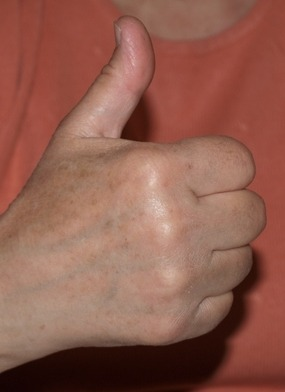
#> input picture original_images/cropped/1_P_hgr1_id04_1.JPG, 285 x 392 px, found by its file name
$ python test.py
#> lines starting #> are read from the running program, lines starting #| are printed output that depends on the picture; after the words box and inside, x2 and y2 are one past the last pixel; in counts of white or black regions, pixels touching at a corner belong together
import cv2
import numpy as np


class HandPreprocessingFromImage:
    def __init__(self, image_path, output_size=256):
        self.image_path = image_path
        self.output_size = output_size

        self.kernel_open = np.ones((3, 3), np.uint8)
        self.kernel_close = np.ones((7, 7), np.uint8)

    def load_image(self):
        image = cv2.imread(self.image_path)
        if image is None:
            raise FileNotFoundError(f"Nie udało się wczytać obrazu: {self.image_path}")
        return image

    def skin_segmentation(self, image):
        """
        Segmentacja skóry na podstawie koloru:
        - YCrCb
        - HSV
        - połączenie masek
        """
        ycrcb = cv2.cvtColor(image, cv2.COLOR_BGR2YCrCb)
        hsv = cv2.cvtColor(image, cv2.COLOR_BGR2HSV)

        # Zakresy skóry w YCrCb
        lower_ycrcb = np.array([0, 145, 90], dtype=np.uint8)
        upper_ycrcb = np.array([255, 170, 120], dtype=np.uint8)

        mask_ycrcb = cv2.inRange(ycrcb, lower_ycrcb, upper_ycrcb)

        # Zakresy skóry w HSV

        lower_hsv = np.array([0, 15, 70], dtype=np.uint8)
        upper_hsv = np.array([17, 170, 255], dtype=np.uint8)
        mask_hsv = cv2.inRange(hsv, lower_hsv, upper_hsv)

        # Połączenie obu masek
        skin_mask = cv2.bitwise_and(mask_ycrcb, mask_hsv)

        return mask_ycrcb, mask_hsv, skin_mask

    def clean_mask(self, mask):
        """
        Czyszczenie maski:
        - median blur
        - open
        - close
        """
        mask = cv2.medianBlur(mask, 5)
        mask = cv2.morphologyEx(mask, cv2.MORPH_OPEN, self.kernel_open, iterations=2)
        mask = cv2.morphologyEx(mask, cv2.MORPH_CLOSE, self.kernel_close, iterations=2)
        return mask

    def extract_largest_contour(self, mask):
        contours, _ = cv2.findContours(mask, cv2.RETR_EXTERNAL, cv2.CHAIN_APPROX_SIMPLE)

        filtered = np.zeros_like(mask)
        for c in contours:
            if cv2.contourArea(c) > 5000:  # zwiększ próg
                cv2.drawContours(filtered, [c], -1, 255, -1)

        mask = filtered

        if not contours:
            return None, np.zeros_like(mask)

        largest = max(contours, key=cv2.contourArea)

        if cv2.contourArea(largest) < 1000:
            return None, np.zeros_like(mask)

        hand_mask = np.zeros_like(mask)
        cv2.drawContours(hand_mask, [largest], -1, 255, thickness=cv2.FILLED)

        # Jeszcze jedno domknięcie po narysowaniu obiektu
        hand_mask = cv2.morphologyEx(
            hand_mask, cv2.MORPH_CLOSE, self.kernel_close, iterations=2
        )

        return largest, hand_mask

    def normalize_hand(self, image, hand_mask, contour):
        if contour is None:
            empty_img = np.zeros(
                (self.output_size, self.output_size, 3), dtype=np.uint8
            )
            empty_mask = np.zeros((self.output_size, self.output_size), dtype=np.uint8)
            return empty_img, empty_mask

        x, y, w, h = cv2.boundingRect(contour)

        margin = 10
        x1 = max(x - margin, 0)
        y1 = max(y - margin, 0)
        x2 = min(x + w + margin, image.shape[1])
        y2 = min(y + h + margin, image.shape[0])

        hand_crop = image[y1:y2, x1:x2]
        mask_crop = hand_mask[y1:y2, x1:x2]

        hand_only = cv2.bitwise_and(hand_crop, hand_crop, mask=mask_crop)

        crop_h, crop_w = mask_crop.shape
        scale = min(self.output_size / crop_w, self.output_size / crop_h)

        new_w = max(1, int(crop_w * scale))
        new_h = max(1, int(crop_h * scale))

        resized_img = cv2.resize(
            hand_only, (new_w, new_h), interpolation=cv2.INTER_AREA
        )
        resized_mask = cv2.resize(
            mask_crop, (new_w, new_h), interpolation=cv2.INTER_NEAREST
        )

        canvas_img = np.zeros((self.output_size, self.output_size, 3), dtype=np.uint8)
        canvas_mask = np.zeros((self.output_size, self.output_size), dtype=np.uint8)

        offset_x = (self.output_size - new_w) // 2
        offset_y = (self.output_size - new_h) // 2

        canvas_img[offset_y : offset_y + new_h, offset_x : offset_x + new_w] = (
            resized_img
        )
        canvas_mask[offset_y : offset_y + new_h, offset_x : offset_x + new_w] = (
            resized_mask
        )

        return canvas_img, canvas_mask

    def process(self):
        image = self.load_image()

        mask_ycrcb, mask_hsv, raw_skin_mask = self.skin_segmentation(image)
        cleaned_mask = self.clean_mask(raw_skin_mask)
        contour, hand_mask = self.extract_largest_contour(cleaned_mask)
        normalized_hand, normalized_mask = self.normalize_hand(
            image, hand_mask, contour
        )

        vis = image.copy()
        if contour is not None:
            cv2.drawContours(vis, [contour], -1, (0, 255, 0), 2)
            x, y, w, h = cv2.boundingRect(contour)
            cv2.rectangle(vis, (x, y), (x + w, y + h), (255, 0, 0), 2)

        return {
            "original": image,
            "mask_ycrcb": mask_ycrcb,
            "mask_hsv": mask_hsv,
            "raw_skin_mask": raw_skin_mask,
            "cleaned_mask": cleaned_mask,
            "hand_mask": hand_mask,
            "contour_view": vis,
            "normalized_hand": normalized_hand,
            "normalized_mask": normalized_mask,
        }


def main():
    image_path = r"cropped\1_P_hgr1_id04_1.jpg"

    processor = HandPreprocessingFromImage(image_path=image_path, output_size=256)

    try:
        results = processor.process()
#> in load_image, image is the input picture: shape (392, 285, 3); mean B, G, R 78.2, 92.5, 144
#> in skin_segmentation, `ycrcb = cv2.cvtColor(image, cv2.COLOR_BGR2YCrCb)`: ycrcb: shape (392, 285, 3); mean of channels 0, 1, 2 106.3, 155, 112.2
#> in skin_segmentation, `hsv = cv2.cvtColor(image, cv2.COLOR_BGR2HSV)`: hsv: shape (392, 285, 3); mean H, S, V 7, 126.7, 144
#> in skin_segmentation, `mask_ycrcb = cv2.inRange(ycrcb, lower_ycrcb, upper_ycrcb)`:
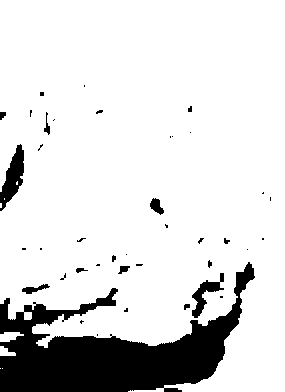
#> mask_ycrcb: shape (392, 285); 85.7% white; 40 black regions (26 under 20 px), largest, box (x1, y1, x2, y2) and area: (0, 262, 255, 392) 13932, (0, 144, 24, 211) 791, (192, 273, 224, 318) 471
#> in skin_segmentation, `mask_hsv = cv2.inRange(hsv, lower_hsv, upper_hsv)`: mask_hsv: shape (392, 285); 89.1% white; 13 black regions (11 under 20 px), largest, box (x1, y1, x2, y2) and area: (0, 248, 285, 392) 11217, (120, 95, 155, 142) 936
#> in skin_segmentation, `skin_mask = cv2.bitwise_and(mask_ycrcb, mask_hsv)`: skin_mask: shape (392, 285); 83.5% white; 52 black regions (37 under 20 px), largest, box (x1, y1, x2, y2) and area: (0, 248, 285, 392) 15440, (120, 95, 155, 142) 936, (0, 144, 24, 211) 791
#> in clean_mask, `mask = cv2.medianBlur(mask, 5)`: mask: shape (392, 285); 83.8% white; 18 black regions (9 under 20 px), largest, box (x1, y1, x2, y2) and area: (0, 250, 280, 392) 15900, (121, 96, 154, 142) 926, (0, 145, 24, 211) 804
#> in clean_mask, `mask = cv2.morphologyEx(mask, cv2.MORPH_OPEN, self.kernel_open, iterat..`: mask: shape (392, 285); 83.7% white; 18 black regions (9 under 20 px), largest, box (x1, y1, x2, y2) and area: (0, 250, 280, 392) 16017, (121, 96, 154, 142) 926, (0, 145, 24, 211) 818
#> in clean_mask, `mask = cv2.morphologyEx(mask, cv2.MORPH_CLOSE, self.kernel_close, iter..`:
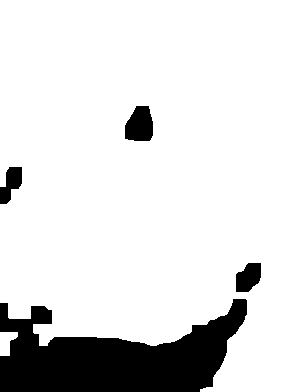
#> mask: shape (392, 285); 86.2% white; 4 black regions
#> in extract_largest_contour, `contours, _ = cv2.findContours(mask, cv2.RETR_EXTERNAL, cv2.CHAIN_APPR..`: contours = 2 contours; box (x1, y1, x2, y2) and area: (0, 0, 285, 392) 96595, (0, 332, 18, 356) 260
#> the loop in extract_largest_contour, `for c in contours:` made 2 passes
#> after the loop in extract_largest_contour, `for c in contours:`:
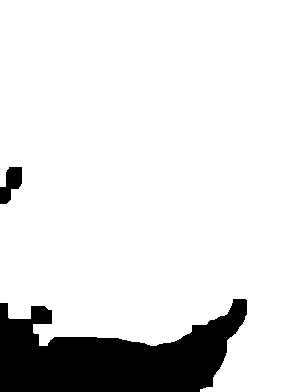
#> filtered: shape (392, 285); 87.2% white; 2 black regions, box (x1, y1, x2, y2) and area: (0, 299, 247, 392) 13827, (0, 167, 22, 204) 499
#> in extract_largest_contour, `largest = max(contours, key=cv2.contourArea)`: largest = contour of 166 points, box (x1, y1, x2, y2) (0, 0, 285, 392), area 96595
#> in process, `contour, hand_mask = self.extract_largest_contour(cleaned_mask)`: contour has the same summary as largest in extract_largest_contour
#> in normalize_hand, `x, y, w, h = cv2.boundingRect(contour)`: x = 0; w = 285; h = 392
#> in normalize_hand, `x1 = max(x - margin, 0)`: x1 = 0
#> in normalize_hand, `x2 = min(x + w + margin, image.shape[1])`: x2 = 285
#> in normalize_hand, `y2 = min(y + h + margin, image.shape[0])`: y2 = 392
#> in normalize_hand, `hand_only = cv2.bitwise_and(hand_crop, hand_crop, mask=mask_crop)`:
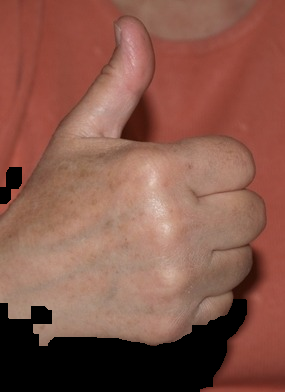
#> hand_only: shape (392, 285, 3); mean B, G, R 74.5, 87.8, 135.6
#> in normalize_hand, `resized_mask = cv2.resize( mask_crop, (new_w, new_h), interpolation=cv..`: resized_mask: shape (255, 186); 87.3% white; 2 black regions, box (x1, y1, x2, y2) and area: (0, 195, 162, 255) 5815, (0, 109, 15, 133) 225
#> in normalize_hand, `canvas_img[offset_y : offset_y + new_h, offset_x : offset_x + new_w] =..`:
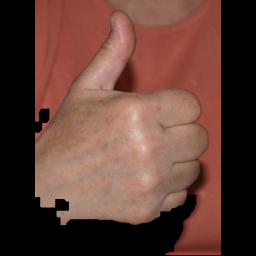
#> canvas_img: shape (256, 256, 3); mean B, G, R 53.9, 63.5, 98.2
#> in normalize_hand, `canvas_mask[offset_y : offset_y + new_h, offset_x : offset_x + new_w] ..`:
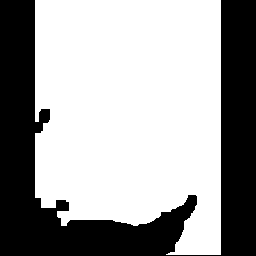
#> canvas_mask: shape (256, 256); 63.2% white; 1 black region, box (x1, y1, x2, y2) and area: (0, 0, 256, 256) 24146
#> in process, `x, y, w, h = cv2.boundingRect(contour)`: x = 0; w = 285; h = 392
#> in process, `cv2.rectangle(vis, (x, y), (x + w, y + h), (255, 0, 0), 2)`:
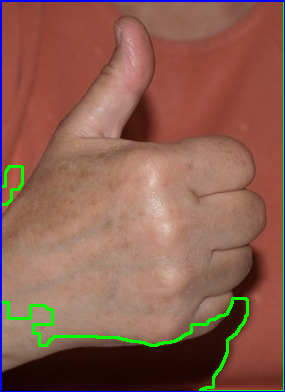
#> vis: shape (392, 285, 3); mean B, G, R 80.2, 94.7, 138.8
#> results = 9 items
    except Exception as e:
        print(f"Błąd: {e}")
        return

    cv2.imshow("1. Original", results["original"])
    cv2.imshow("2. Skin mask YCrCb", results["mask_ycrcb"])
    cv2.imshow("3. Skin mask HSV", results["mask_hsv"])
    cv2.imshow("4. Combined raw skin mask", results["raw_skin_mask"])
    cv2.imshow("5. Cleaned mask", results["cleaned_mask"])
    cv2.imshow("6. Hand mask", results["hand_mask"])
    cv2.imshow("7. Contour + bounding box", results["contour_view"])
    cv2.imshow("8. Normalized hand", results["normalized_hand"])
    cv2.imshow("9. Normalized mask", results["normalized_mask"])

    cv2.waitKey(0)
    cv2.destroyAllWindows()


if __name__ == "__main__":
    main()

$ run again, with original_images/cropped/1_P_hgr1_id01_1.jpg copied over original_images/cropped/1_P_hgr1_id04_1.JPG
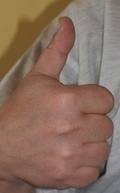
#> input picture original_images/cropped/1_P_hgr1_id01_1.jpg, 120 x 193 px, found by its file name
#> in load_image, image is the input picture: shape (193, 120, 3); mean B, G, R 93.9, 109.2, 136.7
#> ycrcb: shape (193, 120, 3); mean of channels 0, 1, 2 115.7, 143, 115.7
#> hsv: shape (193, 120, 3); mean H, S, V 18.8, 81.4, 137
#> in skin_segmentation, `mask_ycrcb = cv2.inRange(ycrcb, lower_ycrcb, upper_ycrcb)`:
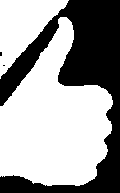
#> mask_ycrcb: shape (193, 120); 62% white; 3 black regions (2 under 20 px), largest, box (x1, y1, x2, y2) and area: (0, 0, 120, 193) 8781
#> mask_hsv: shape (193, 120); 66.9% white; 32 black regions (28 under 20 px), largest, box (x1, y1, x2, y2) and area: (37, 0, 120, 193) 4802, (0, 0, 73, 72) 2650, (70, 5, 85, 20) 110, (0, 70, 5, 77) 22
#> skin_mask: shape (193, 120); 51.2% white; 2 black regions (1 under 20 px), largest, box (x1, y1, x2, y2) and area: (0, 0, 120, 193) 11306
#> contours = 1 contour; box (x1, y1, x2, y2) and area: (0, 17, 113, 186) 11506
#> the loop in extract_largest_contour, `for c in contours:` made 1 pass
#> largest = contour of 165 points, box (x1, y1, x2, y2) (0, 17, 113, 186), area 11506
#> contour has the same summary as largest in extract_largest_contour
#> in normalize_hand, `x, y, w, h = cv2.boundingRect(contour)`: x = 0; y = 17; w = 113; h = 169
#> x1 = 0
#> y1 = 7
#> x2 = 120
#> y2 = 193
#> mask_crop: shape (186, 120); 52.6% white; 1 black region, box (x1, y1, x2, y2) and area: (0, 0, 120, 186) 10580
#> resized_mask: shape (256, 165); 52.7% white; 1 black region, box (x1, y1, x2, y2) and area: (0, 0, 165, 256) 19991
#> canvas_mask: shape (256, 256); 33.9% white; 1 white region, box (x1, y1, x2, y2) and area: (45, 14, 201, 247) 22249
#> in process, `x, y, w, h = cv2.boundingRect(contour)`: x = 0; y = 17; w = 113; h = 169
#> in process, `cv2.rectangle(vis, (x, y), (x + w, y + h), (255, 0, 0), 2)`:
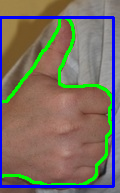
#> vis: shape (193, 120, 3); mean B, G, R 100.1, 111.4, 121.6
#> results = 9 items

$ run again, with original_images/cropped/1_P_hgr1_id06_2.JPG copied over original_images/cropped/1_P_hgr1_id04_1.JPG
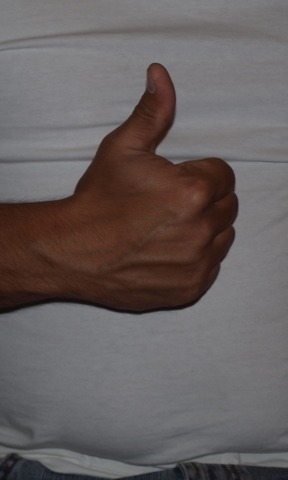
#> input picture original_images/cropped/1_P_hgr1_id06_2.JPG, 288 x 480 px, found by its file name
#> in load_image, image is the input picture: shape (480, 288, 3); mean B, G, R 94.6, 94.8, 102.4
#> ycrcb: shape (480, 288, 3); mean of channels 0, 1, 2 97, 131.8, 126.5
#> hsv: shape (480, 288, 3); mean H, S, V 92.6, 42.7, 104.6
#> mask_ycrcb: shape (480, 288); 10.7% white; 7 white regions (3 under 20 px), largest, box (x1, y1, x2, y2) and area: (0, 67, 210, 268) 13094, (144, 222, 210, 260) 1516, (192, 162, 220, 172) 165, (42, 282, 54, 289) 51
#> mask_hsv: shape (480, 288); 13.8% white; 95 white regions (80 under 20 px), largest, box (x1, y1, x2, y2) and area: (0, 63, 221, 275) 16716, (114, 270, 201, 286) 867, (74, 28, 161, 36) 331
#> skin_mask: shape (480, 288); 9.7% white; 27 white regions (22 under 20 px), largest, box (x1, y1, x2, y2) and area: (21, 67, 208, 268) 11367, (144, 222, 209, 260) 1511, (0, 232, 24, 260) 316, (194, 162, 216, 171) 107, (42, 282, 54, 289) 50
#> contours = 2 contours; box (x1, y1, x2, y2) and area: (29, 68, 213, 267) 13776, (0, 233, 24, 260) 314
#> the loop in extract_largest_contour, `for c in contours:` made 2 passes
#> after the loop in extract_largest_contour, `for c in contours:`:
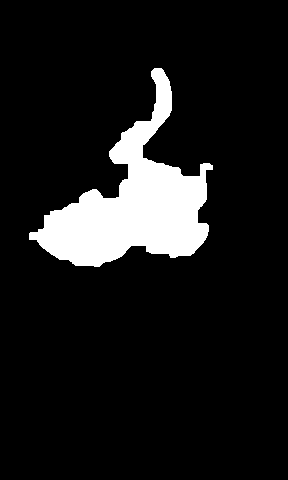
#> filtered: shape (480, 288); 10.2% white; 1 white region, box (x1, y1, x2, y2) and area: (29, 68, 213, 267) 14150
#> largest = contour of 245 points, box (x1, y1, x2, y2) (29, 68, 213, 267), area 13776
#> contour has the same summary as largest in extract_largest_contour
#> in normalize_hand, `x, y, w, h = cv2.boundingRect(contour)`: x = 29; y = 68; w = 184; h = 199
#> x1 = 19
#> y1 = 58
#> x2 = 223
#> y2 = 277
#> mask_crop: shape (219, 204); 31.7% white; 1 white region, box (x1, y1, x2, y2) and area: (10, 10, 194, 209) 14150
#> resized_mask: shape (256, 238); 31.7% white; 1 white region, box (x1, y1, x2, y2) and area: (12, 12, 227, 245) 19321
#> canvas_mask: shape (256, 256); 29.5% white; 1 white region, box (x1, y1, x2, y2) and area: (21, 12, 236, 245) 19321
#> in process, `x, y, w, h = cv2.boundingRect(contour)`: x = 29; y = 68; w = 184; h = 199
#> in process, `cv2.rectangle(vis, (x, y), (x + w, y + h), (255, 0, 0), 2)`:
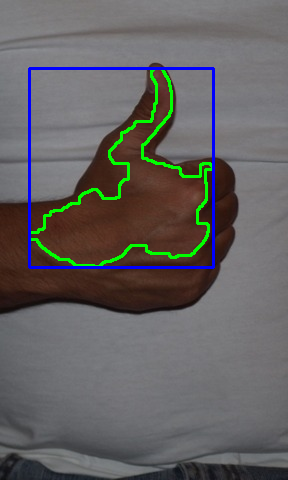
#> vis: shape (480, 288, 3); mean B, G, R 96.9, 97.4, 99.4
#> results = 9 items

$ run again, with original_images/cropped/1_P_hgr1_id11_3.JPG copied over original_images/cropped/1_P_hgr1_id04_1.JPG
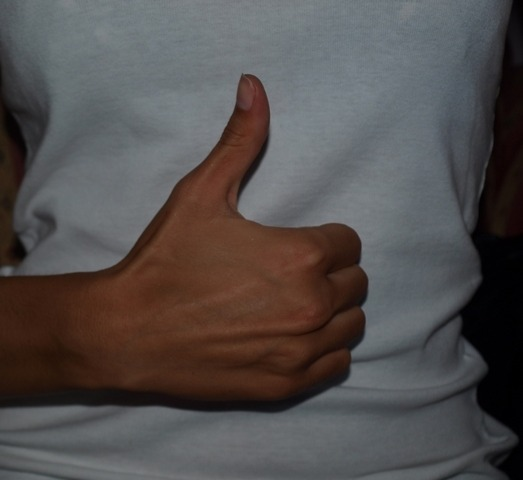
#> input picture original_images/cropped/1_P_hgr1_id11_3.JPG, 523 x 480 px, found by its file name
#> in load_image, image is the input picture: shape (480, 523, 3); mean B, G, R 77.3, 78.1, 82.8
#> ycrcb: shape (480, 523, 3); mean of channels 0, 1, 2 79.4, 130.4, 126.8
#> hsv: shape (480, 523, 3); mean H, S, V 78, 65.7, 89
#> mask_ycrcb: shape (480, 523); 13.9% white; 9 white regions (4 under 20 px), largest, box (x1, y1, x2, y2) and area: (64, 78, 326, 364) 33586, (212, 374, 293, 394) 944, (164, 368, 202, 384) 281, (136, 372, 160, 379) 144, (122, 368, 128, 374) 22
#> mask_hsv: shape (480, 523); 13.6% white; 93 white regions (80 under 20 px), largest, box (x1, y1, x2, y2) and area: (74, 74, 353, 384) 32354, (206, 372, 287, 388) 775, (332, 314, 351, 329) 141
#> skin_mask: shape (480, 523); 12.4% white; 47 white regions (41 under 20 px), largest, box (x1, y1, x2, y2) and area: (74, 78, 324, 364) 29794, (212, 374, 287, 388) 701, (164, 370, 200, 384) 249, (136, 372, 160, 379) 127, (80, 287, 86, 299) 28, (122, 368, 128, 374) 22
#> contours = 4 contours; box (x1, y1, x2, y2) and area: (76, 79, 324, 363) 31194, (215, 374, 281, 388) 622, (168, 371, 199, 383) 194, (138, 372, 154, 378) 73
#> the loop in extract_largest_contour, `for c in contours:` made 4 passes
#> largest = contour of 351 points, box (x1, y1, x2, y2) (76, 79, 324, 363), area 31194
#> contour has the same summary as largest in extract_largest_contour
#> in normalize_hand, `x, y, w, h = cv2.boundingRect(contour)`: x = 76; y = 79; w = 248; h = 284
#> x1 = 66
#> y1 = 69
#> x2 = 334
#> y2 = 373
#> mask_crop: shape (304, 268); 38.9% white; 1 white region, box (x1, y1, x2, y2) and area: (10, 10, 258, 294) 31666
#> resized_mask: shape (256, 225); 38.9% white; 1 white region, box (x1, y1, x2, y2) and area: (9, 9, 217, 248) 22393
#> canvas_mask: shape (256, 256); 34.2% white; 1 white region, box (x1, y1, x2, y2) and area: (24, 9, 232, 248) 22393
#> in process, `x, y, w, h = cv2.boundingRect(contour)`: x = 76; y = 79; w = 248; h = 284
#> in process, `cv2.rectangle(vis, (x, y), (x + w, y + h), (255, 0, 0), 2)`:
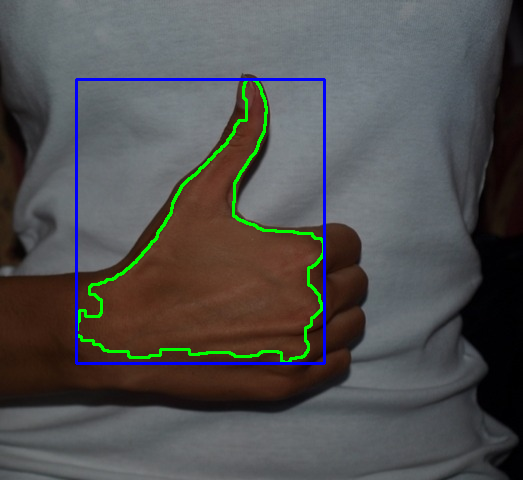
#> vis: shape (480, 523, 3); mean B, G, R 79.2, 79.9, 80.8
#> results = 9 items
